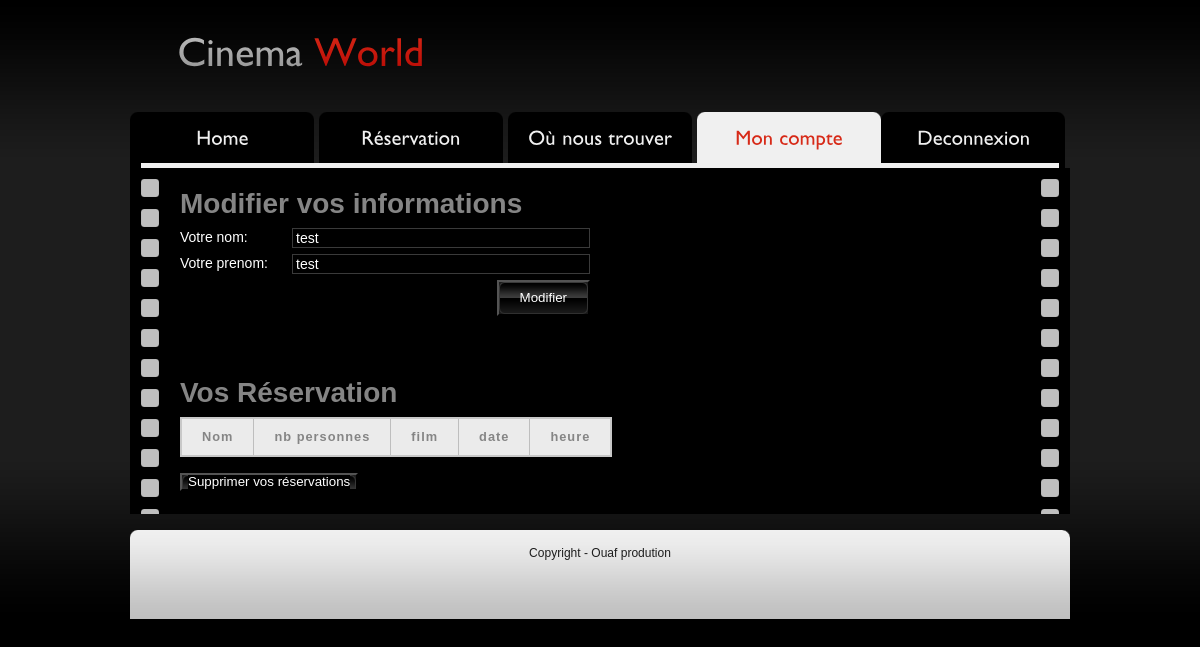
/view/mon_compte.php (signed in), run on an earlier commit of the app's database.
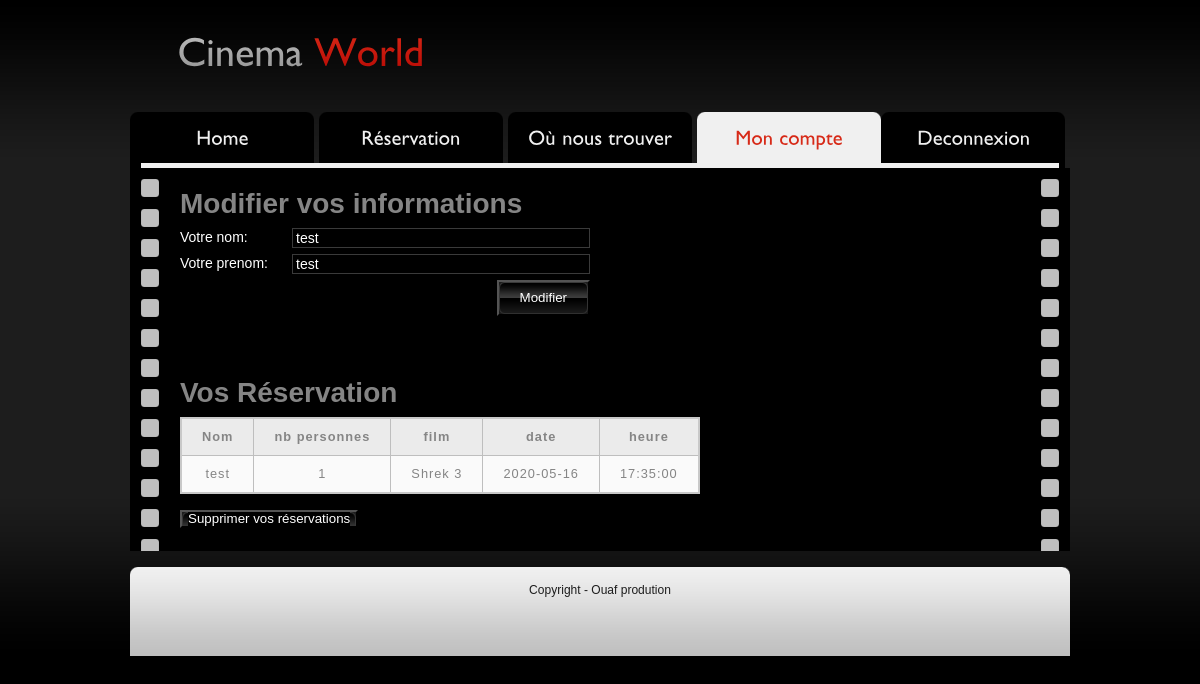
And on a later commit of the database.
### tables this page shows
CREATE TABLE IF NOT EXISTS `reservation` (
  `email` varchar(40) NOT NULL,
  `nom` varchar(40) NOT NULL,
  `nb_pers` int(11) NOT NULL,
  `film` varchar(40) NOT NULL,
  `date` date NOT NULL,
  `heure` time NOT NULL
);

### class/Manager/Manager_User.php (called while the page is built, shortened)
<?php
class Manager_User{
  public function placeholder($email){
    $bdd = new PDO('mysql:host=localhost;dbname=cinema','root','');
    $req = $bdd->prepare('SELECT nom, prenom, email from compte where email = ?');
    $req->execute(array($email));
    $donnee = $req->fetch();
    return $donnee;
  }
  public function recup_reserv_user($email){
    $bdd = new PDO('mysql:host=localhost;dbname=cinema','root','');
    $req = $bdd->prepare('SELECT * FROM reservation WHERE email = ?');
    $req->execute(array($email));
    $donnee = $req->fetchall();
    return $donnee;
  }
}
?>

### view/mon_compte.php (the view, shortened to what this page needs)
<?php session_start();
require '../class/manager/Manager_User.php';
if(!isset($_SESSION['nom'])){
  header('location:../index.php');
}
else{
  $modif = new Manager_User;
	$donnee = $modif->placeholder($_SESSION['email']);
}
?>
<!DOCTYPE html PUBLIC "-//W3C//DTD XHTML 1.0 Strict//EN" "http://www.w3.org/TR/xhtml1/DTD/xhtml1-strict.dtd">
<html xmlns="http://www.w3.org/1999/xhtml" xml:lang="en" lang="en">
<head>
<link href="../lib/css/style.css" rel="stylesheet" type="text/css" />
<link href="../lib/css/tableau.css" rel="stylesheet" type="text/css">
</head>
<body id="page6">
<div class="tail-top">
	<div class="tail-bottom">
		<div id="main">
			<div id="header">
				<div class="row-1" "col-md-6">
					<div class="fleft"><a href="../index.php">Cinema <span>World</span></a></div>
			</div>
				<div class="row-2">
					<ul>
						<li><a href="../index.php">Home</a></li>
            <li><a href="reservation.php">Réservation</a></li>
						<li><a href="sitemap.php">Où nous trouver</a></li>
						<?php
							if(isset($_SESSION['nom']) && !isset($_SESSION['role'])){
								echo '<li class="last"><a href="mon_compte.php" class="active">Mon compte</a></li>';
							}
							else if(isset($_SESSION['nom']) && isset($_SESSION['role'])){
								echo '<li class="last"><a href="gestion_admin.php">Gestion Admin</a></li>';
							}
              if(isset($_SESSION['nom'])){
								echo '<li class="last"><a href="../traitement/deconnexion.php">Deconnexion</a></li>';
							}
						?>
					</ul>
				</div>
			</div>
			<div id="content">
        <div class="line-hor"></div>
				<div class="box">
					<div class="border-right">
						<div class="border-left">
							<div class="inner">
                <h1>Modifier vos informations</h1><br>
                <form id="contacts-form" action="../traitement/cible_modif.php" method="POST">
      						<fieldset>
      						<div class="field"><label>Votre nom:</label><input type="text" name="nom" value=<?php echo $donnee['nom']?> required/></div>
      						<div class="field"><label>Votre prenom:</label><input type="text" name="prenom" value=<?php echo $donnee['prenom']?> required/></div>
      						<div class="wrapper">
      							<button class="link2">
      								<span>
      									<span>Modifier</span>
      								</span>
      							</button>
      						</div>
      						</fieldset>
      					</form>
							</div>
              <br>
              <div class="inner">
                <h1>Vos Réservation</h1><br>
                <table>
                <tr>
                  <th>Nom</th>
                  <th>nb personnes</th>
                  <th>film</th>
                  <th>date</th>
                  <th>heure</th>
                </tr>
                <?php
                  $manage_reserv = new Manager_User;
                  $donnee = $manage_reserv->recup_reserv_user($_SESSION['email']);
                  foreach($donnee as $value) {
                    echo "<tr>
                      <td>".$value['nom']."</td>
                      <td>".$value['nb_pers']."</td>
                      <td>".$value['film']."</td>
                      <td>".$value['date']."</td>
                      <td>".$value['heure']."</td>
                    </tr>";
                  }
                 ?>
                 </table>
                 <br>
                 <button class="link2" onclick="window.location='mon_compte.php?suppr=true'">
                  <span>Supprimer vos réservations</span>
                </button>
                <br>
							</div>
						</div>
					</div>
				</div>
			</div>
      <br>
			<div id="footer">
				<div class="left">
					<div class="right">
							<div class="inside">Copyright - Ouaf prodution <br />
						</div>
					</div>
				</div>
			</div>
		</div>
	</div>
</div>
</body>
</html>

What changed in the data, as far as the page shows it:
added reservation: nom "test", nb_pers "1", film "Shrek 3", date "2020-05-16", heure "17:35:00"
